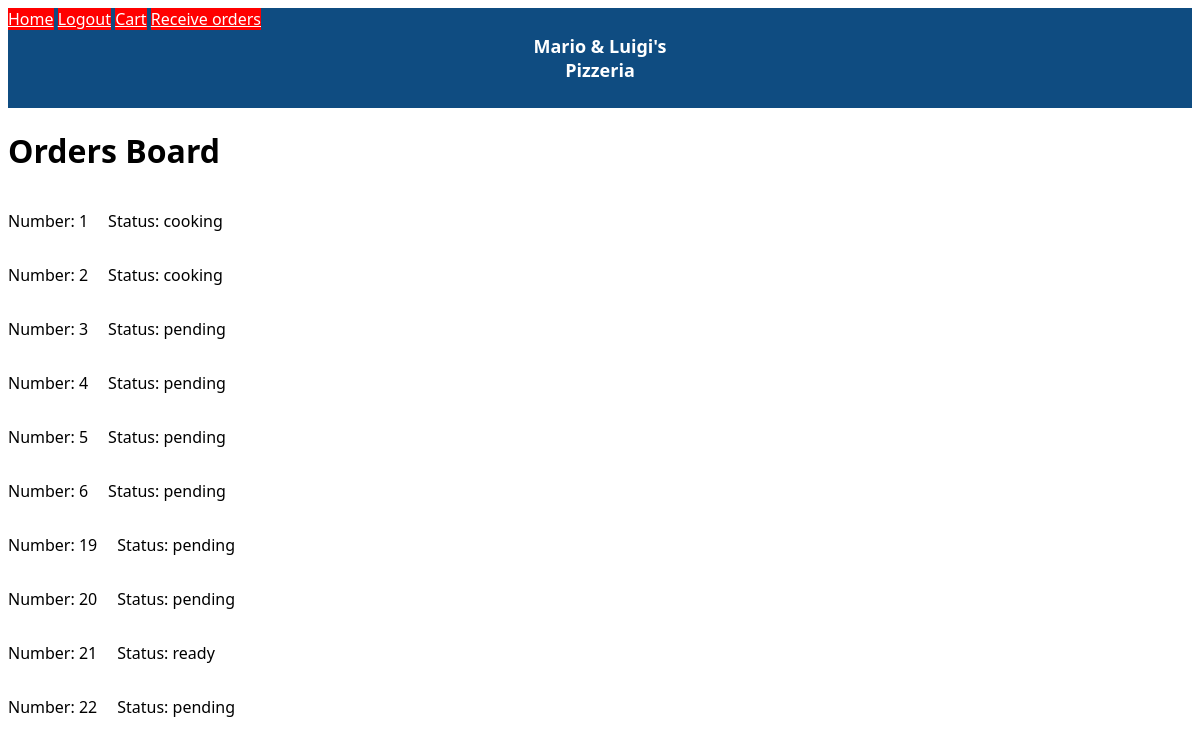
/orders-board (signed in), run on an earlier commit of the app's database.
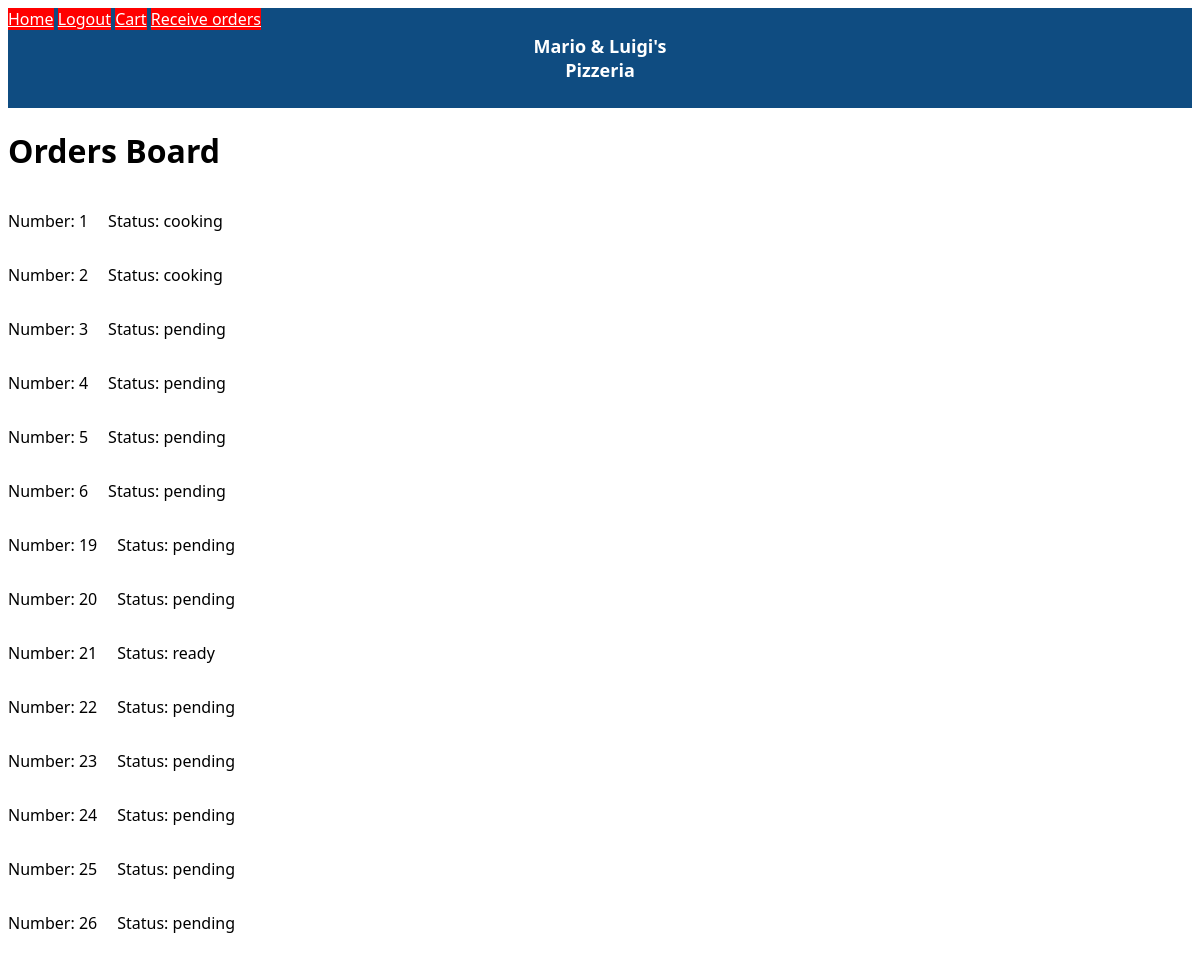
And on a later commit of the database.
### website/models.py (models this page shows)
class Order(db.Model):
    id = db.Column(db.Integer, primary_key=True)    #primary key
    date = db.Column(db.DateTime(timezone=True), default=func.now())  #current date
    user_id = db.Column(db.Integer, db.ForeignKey('user.id'))         #foreign key
    status = db.Column(db.String(150))

### website/views.py (the view)
@views.route('/orders-board', methods=['GET'])
@login_required
def ordersBoard():
    allOrders = Order.query.all()
    return render_template("ordersBoard.html", user=current_user, orders=allOrders)

### website/templates/ordersBoard.html (shortened to what this page needs)
{% extends "base.html" %}
{% block content%}
    <h1> Orders Board</h1>
    {% for ord in orders %}
    <div class="order-on-board">
    <p>Number: {{ord.id}} </p>
    <p>Status: {{ord.status}} </p>
    </div>
    {% endfor %}
{% endblock %}

### website/templates/base.html (shortened to what this page needs)
<!DOCTYPE html>
<html>
  <head>
    <link rel="stylesheet" href="{{ url_for('static', filename='css/styles.css') }}">
  </head>
  <body>
    <nav>
      <div class="navbar">
        <div class="navbar-text">
          <p>Mario & Luigi's<br>Pizzeria</p>
        </div>
        <div class="navbar-nav">
          {% if user.is_authenticated %}
          <a class="navbar-item" href="/">Home</a>
          <a class="navbar-item" href="/logout">Logout</a>
          <a class="navbar-item" href="/cart">Cart</a>
          {% if user.role == "admin" %}
          <a class="navbar-item" href="/receive-orders">Receive orders</a>
          {% endif %}
          {% else %}
          <div class="top-right">
            <a class="navbar-item" href="/login">LOGIN</a>
            <a class="navbar-item" href="/sign-up">SIGN UP</a>
          </div>
          {% endif %}
        </div>
      </div>
    </nav>
    <div>{% block content %} {% endblock %}</div>
  </body>
</html>

### website/static/css/styles.css (style rules this page uses)
body { font-family: system-ui, -apple-system, BlinkMacSystemFont, 'Segoe UI', Roboto, Oxygen, Ubuntu, Cantarell, 'Open Sans', 'Helvetica Neue', sans-serif; background-color: rgb(255, 255, 255) }
.navbar { gap: 5px; background-color: #0F4C81; width: 100%; height: 100px; display: flex; position: relative; }
.navbar-item { background-color: red; color: white }
.order-on-board { display: flex; flex-direction: row; gap: 20px }
.navbar-text { text-align: center; position: absolute; top: 50%; left: 50%; transform: translate(-50%, -50%); }
.navbar-text p { color: #fff; font-size: 18px; font-weight: bold; margin: 0; padding: 0; }

What changed in the data, as far as the page shows it:
added Order: id "23", status "pending"
added Order: id "24", status "pending"
added Order: id "25", status "pending"
added Order: id "26", status "pending"
